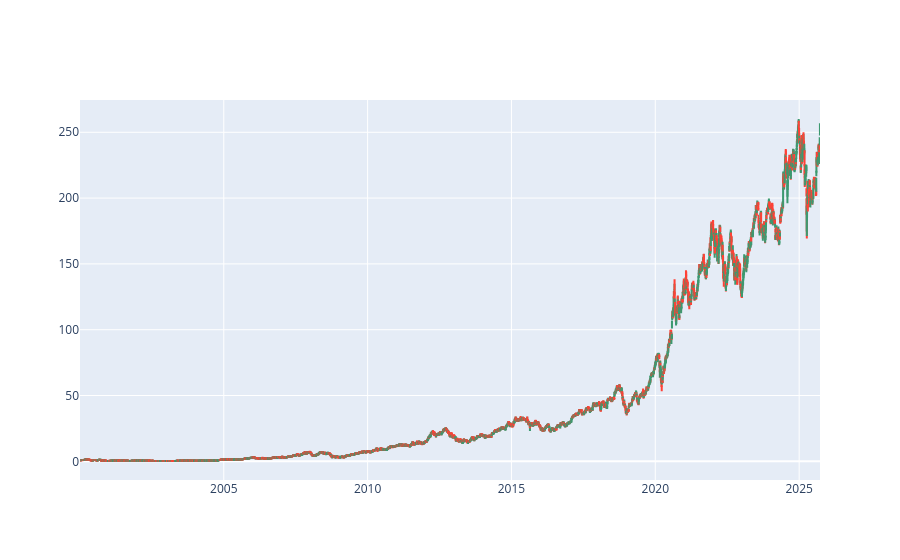

The cell this chart's notebook holds for it:
### Code cell
# Candlesticks 
import plotly.graph_objects as go

fig = go.Figure(data=[go.Candlestick(x = data01['Date'], open = data01['Open'], 
                                    high = data01['High'],
                                    low = data01['Low'], 
                                    close = data01['Close'])])
fig.update_layout(xaxis_rangeslider_visible=False)
fig.show()

### Figure 1 — Plotly figure (JSON) as saved in the notebook; plotly's stock layout.template omitted (floating-point values rounded to 4 significant figures; data arrays with more than 128 entries replaced by an {"elided": "..."} marker saying what was removed)
{"data": [{"close": {"elided": "6470 str values"}, "high": {"elided": "6470 str values"}, "low": {"elided": "6470 str values"}, "open": {"elided": "6470 str values"}, "type": "candlestick", "x": {"elided": "6470 str values"}}], "layout": {"xaxis": {"rangeslider": {"visible": false}}}}
